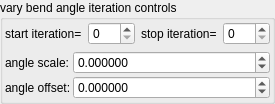
       <widget class="QGroupBox" name="groupBox_8">
        <property name="title">
         <string>vary bend angle iteration controls</string>
        </property>
        <layout class="QVBoxLayout" name="verticalLayout_16">
         <property name="leftMargin">
          <number>2</number>
         </property>
         <property name="topMargin">
          <number>2</number>
         </property>
         <property name="rightMargin">
          <number>2</number>
         </property>
         <property name="bottomMargin">
          <number>2</number>
         </property>
         <item>
          <layout class="QHBoxLayout" name="horizontalLayout_13" stretch="0,1,0,1">
           <property name="topMargin">
            <number>0</number>
           </property>
           <item>
            <widget class="QLabel" name="label_87">
             <property name="text">
              <string>start iteration=</string>
             </property>
             <property name="wordWrap">
              <bool>true</bool>
             </property>
            </widget>
           </item>
           <item>
            <widget class="MySpinBox" name="spinboxInt_transf_start_iterations_A">
             <property name="sizePolicy">
              <sizepolicy hsizetype="Minimum" vsizetype="Maximum">
               <horstretch>0</horstretch>
               <verstretch>0</verstretch>
              </sizepolicy>
             </property>
             <property name="minimum">
              <number>0</number>
             </property>
             <property name="maximum">
              <number>999</number>
             </property>
             <property name="value">
              <number>0</number>
             </property>
            </widget>
           </item>
           <item>
            <widget class="QLabel" name="label_70">
             <property name="text">
              <string>stop iteration=</string>
             </property>
             <property name="wordWrap">
              <bool>true</bool>
             </property>
            </widget>
           </item>
           <item>
            <widget class="MySpinBox" name="spinboxInt_transf_stop_iterations_A">
             <property name="sizePolicy">
              <sizepolicy hsizetype="Preferred" vsizetype="Maximum">
               <horstretch>0</horstretch>
               <verstretch>0</verstretch>
              </sizepolicy>
             </property>
             <property name="maximum">
              <number>999</number>
             </property>
            </widget>
           </item>
          </layout>
         </item>
         <item>
          <layout class="QGridLayout" name="gridLayout_44" columnstretch="0,1">
           <property name="spacing">
            <number>2</number>
           </property>
           <item row="0" column="1">
            <widget class="MyDoubleSpinBox" name="spinbox_transf_scaleB_1">
             <property name="sizePolicy">
              <sizepolicy hsizetype="Minimum" vsizetype="Maximum">
               <horstretch>0</horstretch>
               <verstretch>0</verstretch>
              </sizepolicy>
             </property>
             <property name="prefix">
              <string/>
             </property>
             <property name="suffix">
              <string/>
             </property>
             <property name="decimals">
              <number>6</number>
             </property>
             <property name="minimum">
              <double>-99.998999999999995</double>
             </property>
             <property name="maximum">
              <double>99.998999999999995</double>
             </property>
             <property name="singleStep">
              <double>0.010000000000000</double>
             </property>
            </widget>
           </item>
           <item row="1" column="1">
            <widget class="MyDoubleSpinBox" name="spinbox_transf_offsetB_0">
             <property name="enabled">
              <bool>true</bool>
             </property>
             <property name="sizePolicy">
              <sizepolicy hsizetype="Minimum" vsizetype="Maximum">
               <horstretch>0</horstretch>
               <verstretch>0</verstretch>
              </sizepolicy>
             </property>
             <property name="prefix">
              <string/>
             </property>
             <property name="suffix">
              <string/>
             </property>
             <property name="decimals">
              <number>6</number>
             </property>
             <property name="minimum">
              <double>-99.998999999999995</double>
             </property>
             <property name="maximum">
              <double>99.998999999999995</double>
             </property>
             <property name="singleStep">
              <double>0.010000000000000</double>
             </property>
            </widget>
           </item>
           <item row="1" column="0">
            <widget class="QLabel" name="label_316">
             <property name="text">
              <string>angle offset:</string>
             </property>
            </widget>
           </item>
           <item row="0" column="0">
            <widget class="QLabel" name="label_305">
             <property name="text">
              <string>angle scale:</string>
             </property>
            </widget>
           </item>
          </layout>
         </item>
        </layout>
       </widget>
